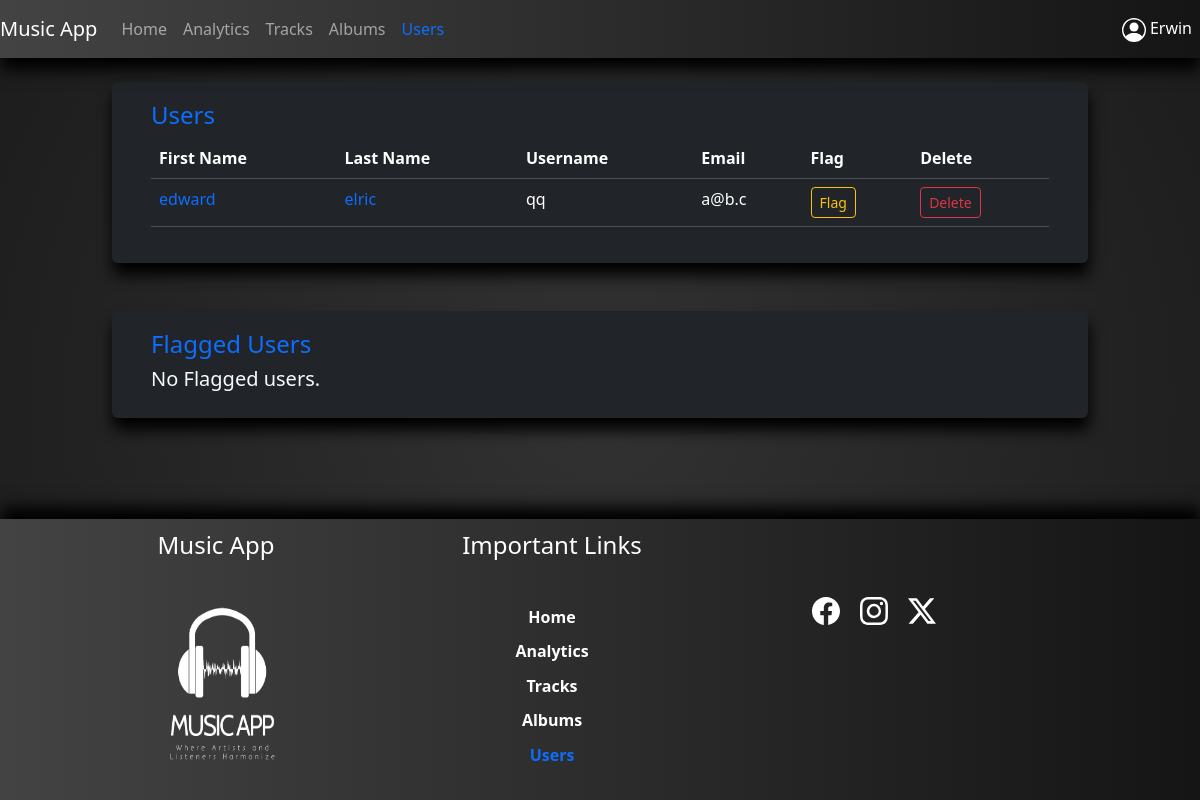
The page /allUsers (signed in) on the database its author committed.
### app/models.py (models this page shows, shortened)
class Users(UserMixin, db.Model):
    id = db.Column(db.Integer(), autoincrement=True, primary_key=True)
    u_userType = db.Column(db.String(50), nullable=False)
    u_status = db.Column(db.String(50), nullable=False)
    u_flag = db.Column(db.Integer(), nullable=False)
    u_fName = db.Column(db.String(100), nullable=False)
    u_lName = db.Column(db.String(100))
    u_gender = db.Column(db.String(50), nullable=False)
    u_username = db.Column(db.String(100), nullable=False, unique=True)
    u_email = db.Column(db.String(200), nullable=False)
    u_password = db.Column(db.String(1000), nullable=False)
    albums = db.relationship('Albums', backref='users')
    songs = db.relationship('Songs', backref='users')
    playlists = db.relationship('Playlists', backref='users')

### app/views.py (the view)
@app.route('/allUsers', methods=['GET','POST'])
@login_required
def allUsers():
    users=Users.query.filter(and_(Users.u_userType.like("%Creator%"),Users.u_flag==Flagged[0])).all()
    flaggedUsers=Users.query.filter(and_(Users.u_userType.like("%Creator%"),Users.u_flag==Flagged[1])).all()
    if request.method=='GET':
        return render_template('/admin/allUsers.html', aU="active text-primary", uList=users, uFList=flaggedUsers)

### app/views.py (called while the page is built)
@login_manager.user_loader
def load_user(user_id):
    return Users.query.get(user_id)

### app/templates/admin/allUsers.html (shortened to what this page needs)
{% extends 'layouts/base.html' %}
{% block content %}
<div class="container-fluid">
    <div class="row">
        <div class="col-md-10 offset-md-1 col-lg-10 offset-lg-1 col-sm-10 offset-sm-1">
            <div class="myExploreCont rounded bg-dark mt-4 mb-4">
                <h4 class="text-captialized text-primary">Users</h4>
                <table class="table table-dark table-hover rounded table-responsive{-sm|-md|-lg}">
                    <thead>
                        <tr>
                            <th scope="col">First Name</th>
                            <th scope="col">Last Name</th>
                            <th scope="col">Username</th>
                            <th scope="col">Email</th>
                            <th scope="col">Flag</th>
                            <th scope="col">Delete</th>
                        </tr>
                    </thead>
                    <tbody>
                        {% for u in uList %}
                        <tr>
                            <td class="text-primary">{{u['u_fName']}}</td>
                            <td class="text-primary">{{u['u_lName']}}</td>
                            <td>{{u['u_username']}}</td>
                            <td>{{u['u_email']}}</td>
                            <td>
                                <a href="{{url_for('flagUser', uid=u['id'])}}" style="text-decoration: none;">
                                    <button class="btn btn-outline-warning btn-sm">Flag</button>
                                </a>
                            </td>
                            <td>
                                <a href="{{url_for('deleteUser', uid=u['id'])}}">
                                    <button class="btn btn-outline-danger btn-sm">Delete</button>
                                </a>
                            </td>
                        </tr>
                        {% endfor %}
                    </tbody>
                </table>
            </div>
        </div>
    </div>
    <div class="row">
        <div class="col-md-10 offset-md-1 col-lg-10 offset-lg-1 col-sm-10 offset-sm-1">
            <div class="myExploreCont rounded bg-dark mt-4 mb-4">
                <h4 class="text-captialized text-primary">Flagged Users</h4>
                {% if uFList|length == 0 %}
                <h5 class="text-light">No Flagged users.</h5>
                {% endif %}
            </div>
        </div>
    </div>
</div>
{% endblock %}

### app/templates/includes/nav.html (shortened to what this page needs)
<nav class="navbar navbar-expand-lg navbar-expand-md myNavbar bg-light navbar-dark sticky-top">
    {% if current_user.is_authenticated %}
        {% if current_user.u_userType == 'Admin' %}
        <a class="navbar-brand" href="{{url_for('adminHome')}}">Music App</a>
        {% else %}
        <a href="{{url_for('userHome')}}" class="navbar-brand">Music App</a>
        {% endif %}
    {% endif %}
        <div class="collapse navbar-collapse" id="navbarNav">
            <ul class="navbar-nav">
                <li class="nav-item">
                    {% if current_user.is_authenticated %}
                        {% if current_user.u_userType == 'Admin' %}
                            <a class="nav-link {{aH}}" aria-current="page" href="{{url_for('adminHome')}}">Home</a>
                        {% else %}
                        <a class="nav-link {{uH}}" aria-current="page" href="{{url_for('userHome')}}">Home</a>
                        {% endif %}
                    {% endif %}
                </li>
                <li class="nav-item">
                    {% if current_user.is_authenticated %}
                        {% if current_user.u_userType == 'Admin' %}
                            <a class="nav-link {{aAN}}" href="{{url_for('analytics')}}">Analytics</a>
                        {% else %}
                            <a href="{{url_for('exploreMusic')}}" class="nav-link {{uE}}">Explore</a>
                        {% endif %}
                    {% endif %}
                </li>
                <li class="nav-item">
                    {% if current_user.is_authenticated %}
                        {% if current_user.u_userType == 'Admin' %}
                            <a class="nav-link {{aT}}" href="{{url_for('allTracks')}}">Tracks</a>
                        {% else %}
                            <a href="{{url_for('playlists')}}" class="nav-link {{uP}}">Playlists</a>
                        {% endif %}
                    {% endif %}
                </li>
                <li class="nav-item">
                    {% if current_user.is_authenticated %}
                        {% if current_user.u_userType == 'Admin' %}
                            <a href="{{url_for('allAlbums')}}" class="nav-link {{aA}}">Albums</a>
                        {% endif %}
                    {% endif %}
                </li>
                <li class="nav-item">
                    {% if current_user.is_authenticated %}
                        {% if current_user.u_userType == 'Admin' %}
                            <a href="{{url_for('allUsers')}}" class="nav-link {{aU}}">Users</a>
                        {% endif %}
                    {% endif %}
                </li>
            </ul>
            <ul class="navbar-nav ms-auto">
                <li class="nav-item dropdown show">
                    {% if current_user.is_authenticated %}
                    <a href="#" class="nav-link active" id="dropdownMenu" data-toggle="dropdown" aria-haspopup="true" aria-expanded="false">
                        {{current_user.u_fName}}
                    </a>
                    {% endif %}
                </li>
            </ul>
        </div>
</nav>

### app/static/css/musicStreamingStyle.css (style rules this page uses)
body { min-height: 100vh; display: flex; flex-direction: column; background: radial-gradient(circle at 50.1% 50.1%, rgb(50, 50, 50) 0%, rgb(28, 28, 28) 99.4%); color: #fff; }
.myNavbar { background-color:#434343; background-image: linear-gradient(to right, #434343 0%, #151515 100%); box-shadow: 1px 12px 15px #000; }
.myNavbar>div>ul>li { color: #fff; }
.myExploreCont { background-color: transparent; box-shadow: 1px 12px 15px #000; padding: 2% 4%; max-height: 70vh; overflow-y: scroll; }
.myExploreCont>table>tbody>tr>td>a { text-decoration: none; }

### rows shown on the page
Users: u_fName "Erwin"
Users: u_fName "edward", u_lName "elric", u_username "qq", u_email "a@b.c"
